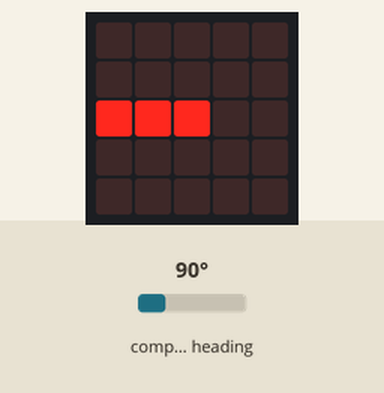
Recording of a program running on a simulated BBC micro:bit running MicroPython. Shown: the board's 5×5 LED display. The test bench sets the inputs (shaded band); at power-on: compass heading 90°. The compass is already calibrated.

Above: at 1.3 s.
1.4 s: compass heading set to 7°
At 2.2 s:
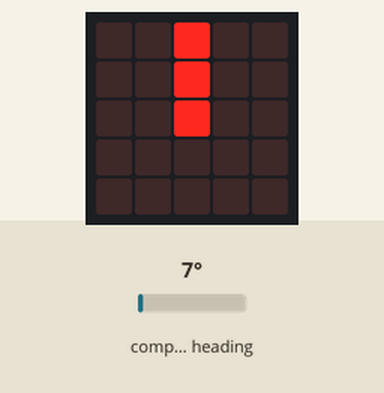
2.9 s: compass heading set to 180°
At 3.5 s:
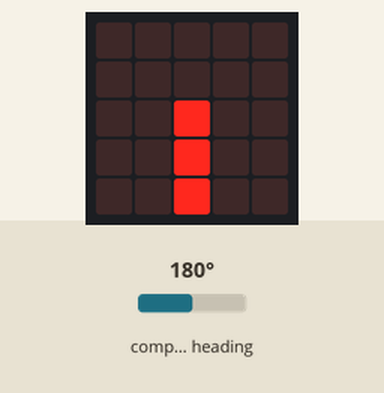
4.4 s: compass heading set to 269°
At 4.8 s:
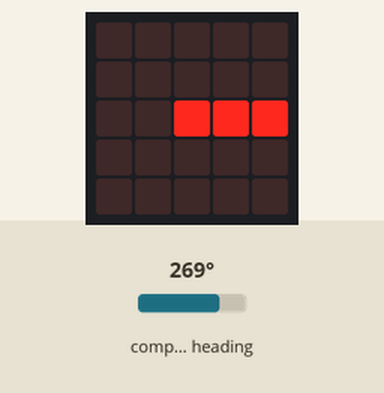
5.9 s: compass heading set to 90°
At 6.2 s:
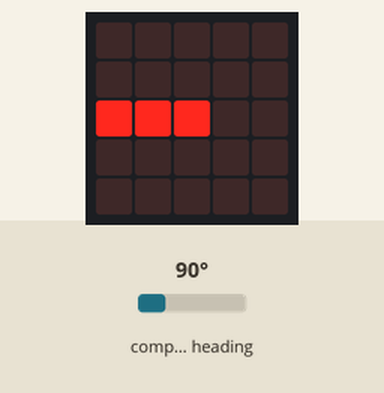
7.4 s: compass heading set to 352°
At 8.7 s:
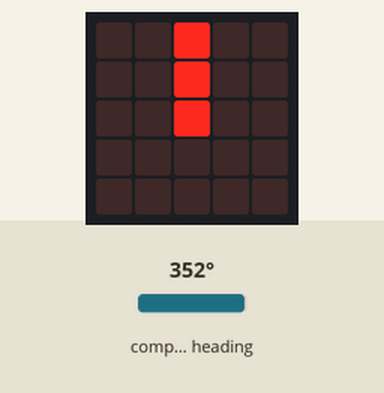
Timing chart, 0 to 9.9 s (numbered marks = the images above; inputs shaded):
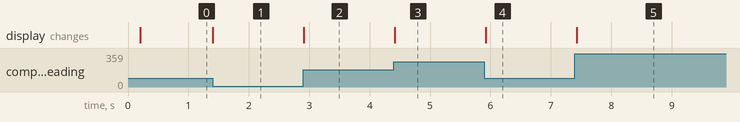

The program:

Compass.py
```python
from microbit import *


# Start calibrating
compass.calibrate()

# Try to keep the needle pointed in (roughly) the correct direction
while True:
    sleep(100)
    needle = ((15 - compass.heading()) // 30) % 12
    display.show(Image.ALL_CLOCKS[needle])
```

Measured:
- after the input at 1.4 s, the display: changes at once (image 1)
- after the input at 2.9 s, the display: changes at once (image 2)
- after the input at 4.4 s, the display: changes at once (image 3)
- after the input at 5.9 s, the display: changes at once (image 4)
- after the input at 7.4 s, the display: changes at once (image 5)
